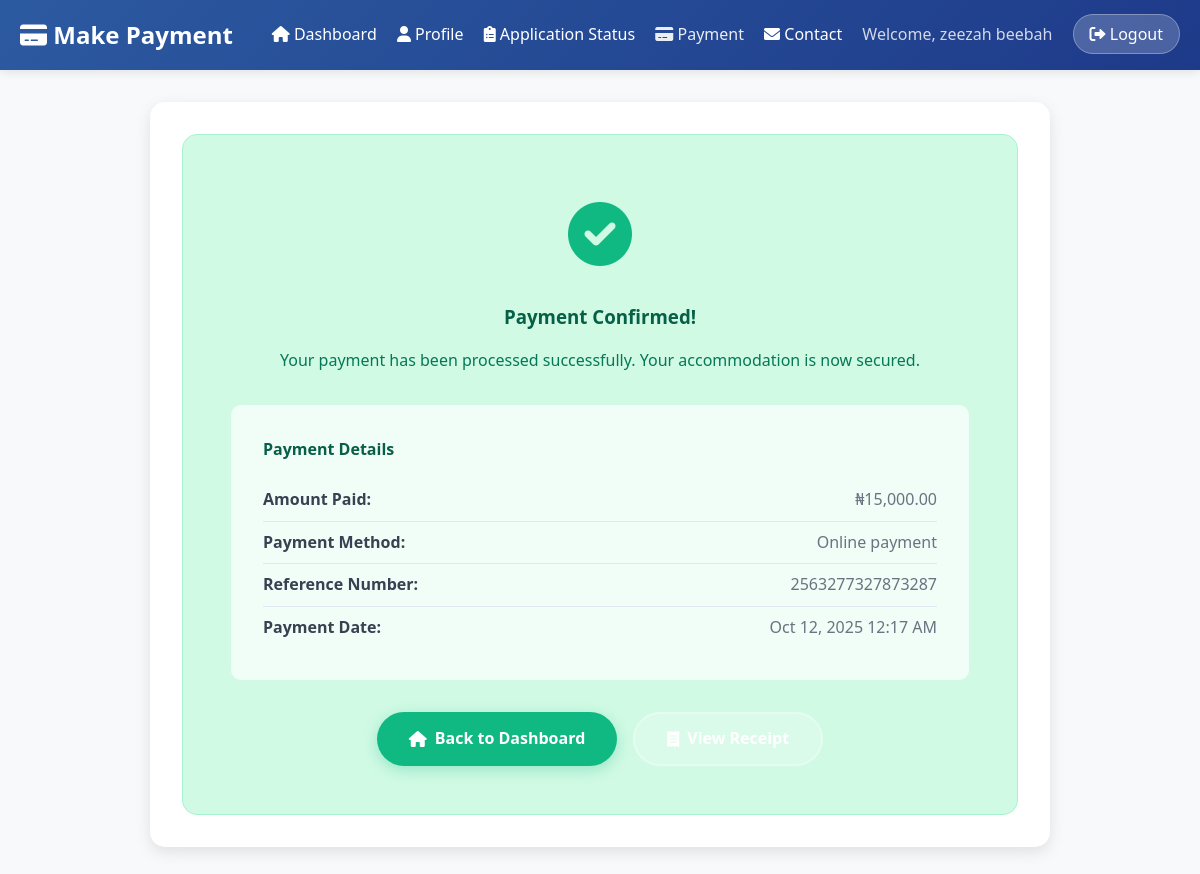
/payment.php (signed in), run on the app's committed database.
### tables this page shows
CREATE TABLE `students` (
  `id` int(11) NOT NULL,
  `matric_number` varchar(20) DEFAULT NULL,
  `full_name` varchar(100) NOT NULL,
  `department` varchar(100) NOT NULL,
  `level` enum('ND 1','ND 2','HND 1','HND 2') NOT NULL,
  `gender` enum('male','female') NOT NULL,
  `phone` varchar(20) DEFAULT NULL,
  `email` varchar(100) DEFAULT NULL,
  `rrr_last_digits` varchar(4) NOT NULL,
  `admission_year` year(4) NOT NULL,
  `study_mode` enum('full_time','part_time') DEFAULT 'full_time',
  `created_at` timestamp NOT NULL DEFAULT current_timestamp(),
  `updated_at` timestamp NOT NULL DEFAULT current_timestamp() ON UPDATE current_timestamp(),
  `applicant_number` varchar(20) DEFAULT NULL,
  `password` varchar(255) DEFAULT NULL,
  `status` enum('active','inactive') NOT NULL DEFAULT 'active'
);

CREATE TABLE `allocations` (
  `id` int(11) NOT NULL,
  `student_id` int(11) NOT NULL,
  `hostel_id` int(11) NOT NULL,
  `room_id` int(11) NOT NULL,
  `academic_session` varchar(20) NOT NULL,
  `allocation_date` timestamp NOT NULL DEFAULT current_timestamp(),
  `admin_approved` enum('pending','approved','rejected') DEFAULT 'pending',
  `approved_by` int(11) DEFAULT NULL,
  `approval_date` timestamp NULL DEFAULT NULL,
  `rejection_reason` text DEFAULT NULL,
  `payment_status` enum('pending','paid','failed') DEFAULT 'pending',
  `payment_method` varchar(50) DEFAULT NULL,
  `payment_reference` varchar(100) DEFAULT NULL,
  `amount_paid` decimal(10,2) DEFAULT NULL,
  `payment_date` timestamp NULL DEFAULT NULL,
  `status` enum('active','cancelled','completed','confirmed') DEFAULT 'active',
  `created_at` timestamp NOT NULL DEFAULT current_timestamp(),
  `updated_at` timestamp NOT NULL DEFAULT current_timestamp() ON UPDATE current_timestamp()
);

CREATE TABLE `rooms` (
  `id` int(11) NOT NULL,
  `hostel_id` int(11) NOT NULL,
  `room_number` varchar(20) NOT NULL,
  `capacity` int(11) NOT NULL,
  `occupied` int(11) DEFAULT 0,
  `room_type` enum('single','double','triple','quad') NOT NULL,
  `price` decimal(10,2) NOT NULL,
  `facilities` text DEFAULT NULL,
  `status` enum('available','maintenance','occupied') DEFAULT 'available',
  `created_at` timestamp NOT NULL DEFAULT current_timestamp(),
  `updated_at` timestamp NOT NULL DEFAULT current_timestamp() ON UPDATE current_timestamp()
);

### config/database.php (called while the page is built, shortened)
<?php
class Database {
    private $host = DB_HOST;
    private $user = DB_USER;
    private $pass = DB_PASS;
    private $dbname = DB_NAME;
    public $dbh;
    private $stmt;
    public function __construct() {
        $dsn = 'mysql:host=' . $this->host . ';dbname=' . $this->dbname . ';charset=utf8mb4';
        $options = array(
            PDO::ATTR_PERSISTENT => false,
            PDO::ATTR_ERRMODE => PDO::ERRMODE_EXCEPTION,
            PDO::ATTR_DEFAULT_FETCH_MODE => PDO::FETCH_ASSOC
        );
        try {
            $this->dbh = new PDO($dsn, $this->user, $this->pass, $options);
        } catch(PDOException $e) {
            $this->error = $e->getMessage();
            die('Database connection failed: ' . $this->error);
        }
    }
    public function query($query) {
        $this->stmt = $this->dbh->prepare($query);
    }
    public function bind($param, $value, $type = null) {
        if (is_null($type)) {
            switch (true) {
                case is_int($value):
                    $type = PDO::PARAM_INT;
                    break;
            }
        }
        $this->stmt->bindValue($param, $value, $type);
    }
    public function execute() {
        return $this->stmt->execute();
    }
    public function single() {
        $this->execute();
        return $this->stmt->fetch(PDO::FETCH_ASSOC);
    }
}
?>

### includes/functions.php (called while the page is built, shortened)
<?php
require_once __DIR__ . '/../config/database.php';
function getStudentInfo($student_id) {
    $db = new Database();
    $db->query('SELECT * FROM students WHERE id = :id');
    $db->bind(':id', $student_id);
    return $db->single();
}
function hasActiveAllocation($student_id) {
    $db = new Database();
    $db->query('SELECT * FROM allocations WHERE student_id = :student_id AND admin_approved IN ("pending", "approved")');
    $db->bind(':student_id', $student_id);
    return $db->single();
}
?>

### payment.php (the view, shortened to what this page needs)
<?php
require_once __DIR__ . '/includes/functions.php';
$student = getStudentInfo($_SESSION['student_id']);
$allocation = hasActiveAllocation($_SESSION['student_id']);
$db = new Database();
$db->query('
    SELECT a.*, h.hostel_name, r.room_number, r.room_type, r.price
    FROM allocations a
    JOIN hostels h ON a.hostel_id = h.id
    JOIN rooms r ON a.room_id = r.id
    WHERE a.id = :allocation_id
');
$db->bind(':allocation_id', $allocation['id']);
$allocationDetails = $db->single();
?>
<!DOCTYPE html>
<html lang="en">
<head>
    <link rel="stylesheet" href="assets/css/style.css">
    <link href="https://cdnjs.cloudflare.com/ajax/libs/font-awesome/6.0.0/css/all.min.css" rel="stylesheet">
</head>
<body>
    <div class="dashboard">
        <div class="dashboard-header">
            <div class="container">
                <div class="dashboard-nav">
                    <h1 class="dashboard-title">
                        <i class="fas fa-credit-card"></i> Make Payment
                    </h1>
                    <div>
                        <a href="dashboard.php" style="margin-right: 1rem; color: white; text-decoration: none;">
                            <i class="fas fa-home"></i> Dashboard
                        </a>
                        <a href="profile.php" style="margin-right: 1rem; color: white; text-decoration: none;">
                            <i class="fas fa-user"></i> Profile
                        </a>
                        <a href="application-status.php" style="margin-right: 1rem; color: white; text-decoration: none;">
                            <i class="fas fa-clipboard-list"></i> Application Status
                        </a>
                        <a href="payment.php" style="margin-right: 1rem; color: rgba(255,255,255,0.9); text-decoration: none;">
                            <i class="fas fa-credit-card"></i> Payment
                        </a>
                        <a href="contact.php" style="margin-right: 1rem; color: white; text-decoration: none;">
                            <i class="fas fa-envelope"></i> Contact
                        </a>
                        <span style="margin-right: 1rem; color: rgba(255,255,255,0.8);">
                            Welcome, <?php echo htmlspecialchars($student['full_name']); ?>
                        </span>
                        <a href="logout.php" class="logout-btn">
                            <i class="fas fa-sign-out-alt"></i> Logout
                        </a>
                    </div>
                </div>
            </div>
        </div>
        <div class="container">
            <div class="payment-container">
                <?php if ($allocation['payment_status'] === 'paid'): ?>
                    <div class="payment-success">
                        <div style="font-size: 4rem; color: #10b981; margin-bottom: 1rem;">
                            <i class="fas fa-check-circle"></i>
                        </div>
                        <h3 style="color: #065f46; margin-bottom: 1rem;">Payment Confirmed!</h3>
                        <p style="color: #047857; margin-bottom: 2rem;">
                            Your payment has been processed successfully. Your accommodation is now secured.
                        </p>
                        <div style="background: rgba(255,255,255,0.7); padding: 2rem; border-radius: 10px; margin: 2rem 0; text-align: left;">
                            <h4 style="color: #065f46; margin-bottom: 1rem;">Payment Details</h4>
                            <div class="info-item">
                                <span class="info-label">Amount Paid:</span>
                                <span class="info-value">₦<?php echo number_format($allocationDetails['price'], 2); ?></span>
                            </div>
                            <div class="info-item">
                                <span class="info-label">Payment Method:</span>
                                <span class="info-value"><?php echo ucfirst(str_replace('_', ' ', $allocation['payment_method'])); ?></span>
                            </div>
                            <div class="info-item">
                                <span class="info-label">Reference Number:</span>
                                <span class="info-value"><?php echo htmlspecialchars($allocation['payment_reference']); ?></span>
                            </div>
                            <div class="info-item">
                                <span class="info-label">Payment Date:</span>
                                <span class="info-value"><?php echo date('M j, Y g:i A', strtotime($allocation['payment_date'])); ?></span>
                            </div>
                        </div>
                        <div style="display: flex; gap: 1rem; justify-content: center; flex-wrap: wrap;">
                            <a href="dashboard.php" class="btn btn-primary">
                                <i class="fas fa-home"></i> Back to Dashboard
                            </a>
                            <a href="payment_receipt.php" class="btn btn-secondary">
                                <i class="fas fa-receipt"></i> View Receipt
                            </a>
                        </div>
                    </div>
                <?php endif; ?>
            </div>
        </div>
    </div>
</body>
</html>

### assets/css/style.css (style rules this page uses)
* { margin: 0; padding: 0; box-sizing: border-box; }
body { font-family: "Segoe UI", Tahoma, Geneva, Verdana, sans-serif; line-height: 1.6; color: #333; background-color: #f8f9fa; }
.container { max-width: 1200px; margin: 0 auto; padding: 0 20px; }
.btn { display: inline-flex; align-items: center; gap: 0.5rem; padding: 0.75rem 2rem; border-radius: 50px; text-decoration: none; font-weight: 600; transition: all 0.3s ease; border: none; cursor: pointer; font-size: 1rem; }
.btn-primary { background: #10b981; color: white; box-shadow: 0 4px 15px rgba(16, 185, 129, 0.3); }
.btn-secondary { background: rgba(255, 255, 255, 0.2); color: white; border: 2px solid rgba(255, 255, 255, 0.3); }
.dashboard { min-height: 100vh; background: #f8f9fa; }
.dashboard-header { background: linear-gradient(135deg, #2c5aa0, #1e3a8a); color: white; padding: 1rem 0; box-shadow: 0 2px 10px rgba(0, 0, 0, 0.1); }
.dashboard-nav { display: flex; justify-content: space-between; align-items: center; flex-wrap: wrap; gap: 1rem; }
.dashboard-title { font-size: 1.5rem; font-weight: 600; }
.logout-btn { background: rgba(255, 255, 255, 0.2); color: white; padding: 0.5rem 1rem; border-radius: 25px; text-decoration: none; transition: all 0.3s ease; border: 1px solid rgba(255, 255, 255, 0.3); }
.info-item { display: flex; justify-content: space-between; align-items: center; padding: 0.75rem 0; border-bottom: 1px solid #e5e7eb; }
.info-item:last-child { border-bottom: none; }
.info-label { font-weight: 600; color: #374151; }
.info-value { color: #6b7280; }

### payment.php (style rules this page uses)
.payment-container { max-width: 900px; margin: 2rem auto; padding: 2rem; background: white; border-radius: 15px; box-shadow: 0 5px 15px rgba(0,0,0,0.1); }
.info-item { display: flex; justify-content: space-between; padding: 0.5rem 0; border-bottom: 1px solid #e2e8f0; }
.payment-success { text-align: center; padding: 3rem; background: #d1fae5; border-radius: 15px; border: 1px solid #a7f3d0; }
.info-label { font-weight: 600; color: #374151; }
.info-value { color: #6b7280; }

### data on the page
students: full_name "zeezah beebah"
allocations: room.price "15,000.00", payment_method "Online payment", payment_reference "2563277327873287", payment_date "Oct 12, 2025 12:17 AM"
